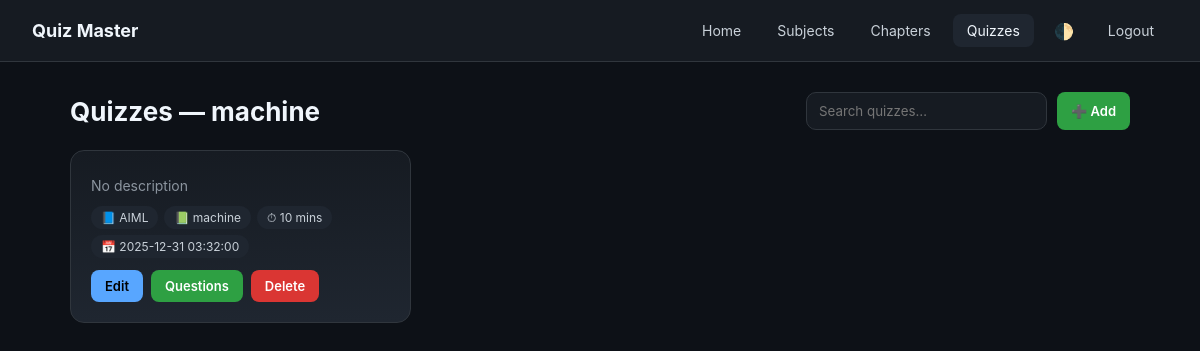
The page /teacher/chapters/1/quizzes (signed in) on the database its author committed.
### controller/models.py (models this page shows)
class Chapter(db.Model):
    __tablename__ = "chapter"
    chapter_id = db.Column(db.Integer, primary_key=True)
    subject_id = db.Column(
        db.Integer,
        db.ForeignKey("subject.subject_id"),
        nullable=False
    )
    name = db.Column(db.String(100), nullable=False)
    description = db.Column(db.Text)
    quizzes = db.relationship(
        "Quiz",
        backref="chapter",
        cascade="all, delete-orphan"
    )

class Quiz(db.Model):
    __tablename__ = "quiz"
    quiz_id = db.Column(db.Integer, primary_key=True)
    chapter_id = db.Column(
        db.Integer,
        db.ForeignKey("chapter.chapter_id"),
        nullable=False
    )
    scheduled_date = db.Column(db.DateTime, nullable=False)
    duration = db.Column(db.Integer, nullable=False)  # minutes
    status = db.Column(db.String(20), default="active")
    questions = db.relationship(
        "Question",
        backref="quiz",
        cascade="all, delete-orphan"
    )
    attempts = db.relationship(
        "QuizAttempt",
        backref="quiz",
        cascade="all, delete-orphan"
    )

class Subject(db.Model):
    __tablename__ = "subject"
    subject_id = db.Column(db.Integer, primary_key=True)
    name = db.Column(db.String(100), unique=True, nullable=False)
    description = db.Column(db.Text)
    created_at = db.Column(db.DateTime, default=datetime.utcnow)
    chapters = db.relationship(
        "Chapter",
        backref="subject",
        cascade="all, delete-orphan"
    )

### main.py (the view)
@app.route("/teacher/chapters/<int:chapter_id>/quizzes")
@login_required
@role_required("teacher")
def teacher_quizzes(chapter_id):
    chapter = Chapter.query.get_or_404(chapter_id)
    subject = Subject.query.get_or_404(chapter.subject_id)
    quizzes = Quiz.query.filter_by(chapter_id=chapter_id).all()
    return render_template(
        "teacher/quizzes.html",
        chapter=chapter,
        subject=subject,   # ✅ THIS FIXES THE ERROR
        quizzes=quizzes
    )

### main.py (called while the page is built)
def login_required(f):
    @wraps(f)
    def wrapper(*args, **kwargs):
        if "user_id" not in session:
            flash("Please login first")
            return redirect(url_for("login"))
        return f(*args, **kwargs)
    return wrapper

def role_required(required_role):
    def decorator(f):
        @wraps(f)
        def wrapper(*args, **kwargs):
            if session.get("role") != required_role:
                flash("Unauthorized access")
                return redirect(url_for("login"))
            return f(*args, **kwargs)
        return wrapper
    return decorator

### templates/TEACHER/quizzes.html (shortened to what this page needs)
<!DOCTYPE html>
<html lang="en">
<head>
</head>
<body>
<nav class="navbar">
    <div class="brand">Quiz Master</div>
    <div class="nav-links">
        <a class="nav-link" href="{{ url_for('teacher_dashboard') }}">Home</a>
        <a class="nav-link" href="{{ url_for('teacher_subjects') }}">Subjects</a>
        <a class="nav-link"
           href="{{ url_for('teacher_chapters', subject_id=subject.subject_id) }}">
            Chapters
        </a>
        <a class="nav-link active">Quizzes</a>
        <span class="theme-toggle" onclick="toggleTheme()">🌓</span>
        <a class="nav-link" href="{{ url_for('logout') }}">Logout</a>
    </div>
</nav>
<div class="container">
    <div class="header">
        <h1>Quizzes — {{ chapter.name }}</h1>
        <div class="search-box">
            <input type="text" placeholder="Search quizzes…" onkeyup="filterQuizzes(this.value)">
            <button class="btn-primary" onclick="openModal()">➕ Add</button>
        </div>
    </div>
    {% if quizzes %}
    <div class="grid">
        {% for q in quizzes %}
        <div class="card quiz-card"
             data-name="{{ q.title|lower }}"
             data-title="{{ q.title }}"
             data-description="{{ q.description }}"
             data-duration="{{ q.duration }}"
             data-date="{{ q.scheduled_date|replace(' ', 'T') }}"
             data-edit-url="{{ url_for('edit_quiz', quiz_id=q.quiz_id) }}">
            <p>{{ q.description or "No description" }}</p>
            <div class="badges">
                <div class="badge">📘 {{ subject.name }}</div>
                <div class="badge">📗 {{ chapter.name }}</div>
                <div class="badge">⏱ {{ q.duration }} mins</div>
                <div class="badge">📅 {{ q.scheduled_date }}</div>
            </div>
            <div class="actions">
                <button class="btn-secondary" onclick="editQuiz(this)">Edit</button>
                <a href="{{ url_for('teacher_questions', quiz_id=q.quiz_id) }}">
                    <button class="btn-primary">Questions</button>
                </a>
                <form method="POST"
                      action="{{ url_for('delete_quiz', quiz_id=q.quiz_id) }}"
                      onsubmit="return confirm('Delete this quiz? All questions will be removed.');">
                    <button class="btn-danger">Delete</button>
                </form>
            </div>
        </div>
        {% endfor %}
    </div>
    {% else %}
    <div class="empty">No quizzes yet.</div>
    {% endif %}
</div>
</body>
</html>

### templates/TEACHER/quizzes.html (style rules this page uses)
:root { --bg:#0d1117; --panel:#161b22; --panel-soft:#1f2630; --border:#30363d; --text:#c9d1d9; --muted:#8b949e; --white:#f0f6fc; --accent:#58a6ff; --green:#2ea043; --red:#da3633; --radius:14px; }
* { margin:0; padding:0; box-sizing:border-box; font-family:-apple-system,BlinkMacSystemFont,"Segoe UI",Arial,sans-serif; }
body { background:var(--bg); color:var(--text); min-height:100vh; }
.navbar { position:sticky; top:0; display:flex; justify-content:space-between; align-items:center; padding:14px 32px; background:var(--panel); border-bottom:1px solid var(--border); }
.brand { font-size:18px; font-weight:700; color:var(--white); }
.nav-links { display:flex; gap:8px; }
.nav-link { padding:8px 14px; border-radius:8px; color:var(--text); text-decoration:none; font-size:14px; }
.nav-link.active, .nav-link:hover { background:var(--panel-soft); color:var(--white); }
.container { max-width:1100px; margin:30px auto; padding:0 20px; }
.header { display:flex; justify-content:space-between; align-items:center; margin-bottom:20px; }
.header h1 { color:var(--white); font-size:26px; }
.search-box { display:flex; gap:10px; }
input, textarea { padding:10px 12px; border-radius:10px; border:1px solid var(--border); background:var(--panel); color:var(--white); }
.grid { display:grid; grid-template-columns:repeat(auto-fill,minmax(280px,1fr)); gap:18px; }
.card { background:linear-gradient(180deg,var(--panel),var(--panel-soft)); border:1px solid var(--border); border-radius:var(--radius); padding:20px; }
.card p { font-size:14px; color:var(--muted); margin-bottom:12px; }
.badges { display:flex; flex-wrap:wrap; gap:6px; margin-bottom:12px; }
.badge { padding:4px 10px; font-size:12px; border-radius:999px; background:var(--panel-soft); }
button { padding:8px 14px; border:none; border-radius:8px; font-size:13px; font-weight:600; cursor:pointer; }
.btn-primary { background:var(--green); color:#fff; }
.btn-secondary { background:var(--accent); color:#000; }
.btn-danger { background:var(--red); color:#fff; }
.actions { display:flex; gap:8px; flex-wrap:wrap; }
.theme-toggle { display:flex; align-items:center; justify-content:center; padding:8px 12px; border-radius:8px; cursor:pointer; font-size:16px; line-height:1; color:var(--text); }

### rows shown on the page
Chapter: name "machine"
Quiz: description "No description", duration "10", scheduled_date "2025-12-31 03:32:00"
Subject: name "AIML"
